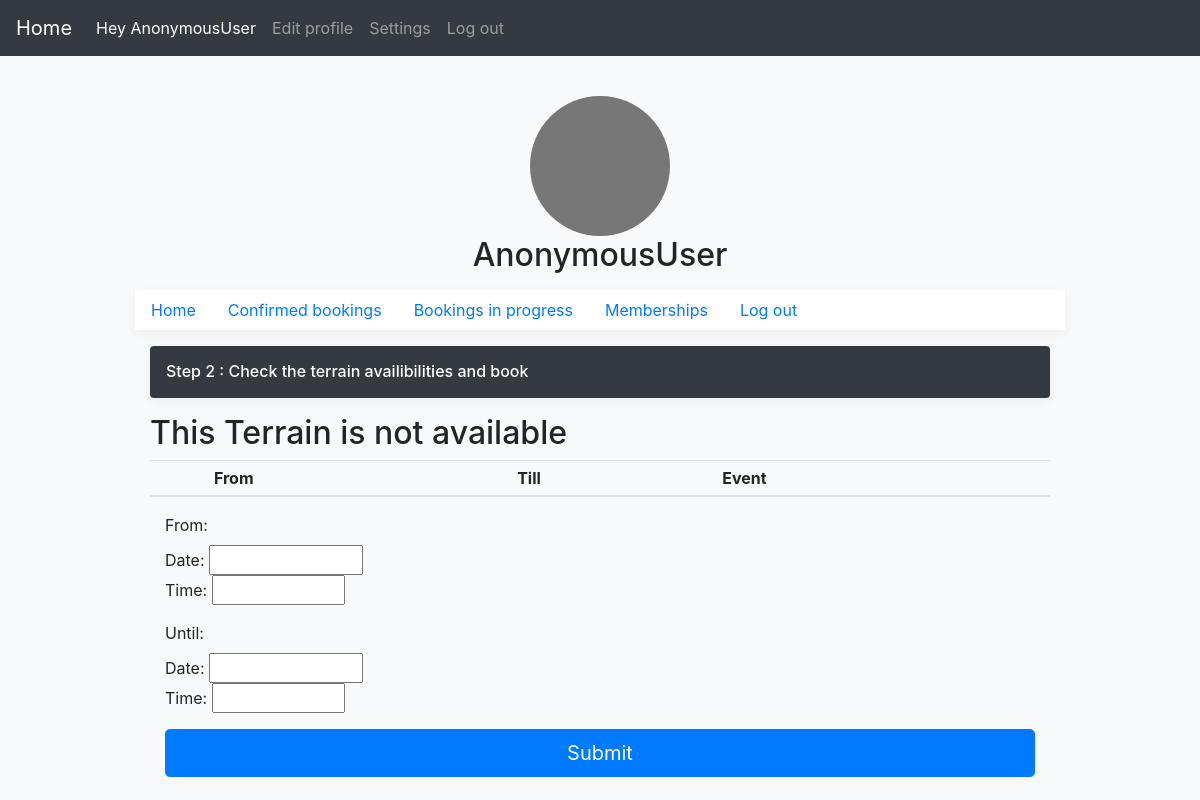
Before: /Booking/player/create/17/availibility/ with the older database file.
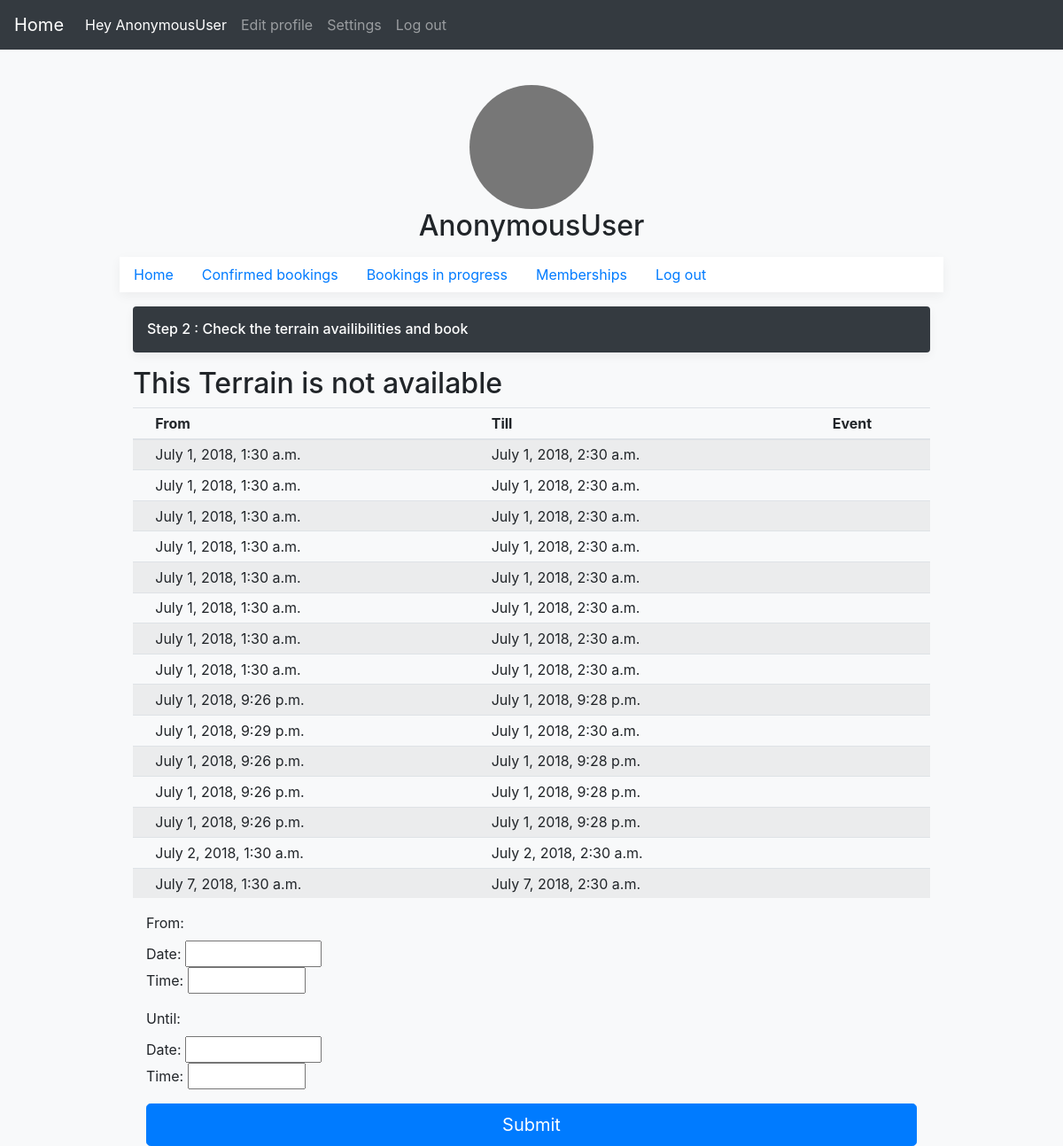
After: the same page with the newer database file.
### accounts/models.py (models this page shows)
class Aivailibility(models.Model):
    availibility = models.ForeignKey(Terrain,on_delete=models.CASCADE)
    opening = models.DateTimeField(null=True)
    closing = models.DateTimeField(null=True)
    notAvailableFrom= models.DateTimeField(null=True)
    notAvailableTill = models.DateTimeField(null=True)
    class Meta:
        verbose_name_plural = 'Aivailibility'

### Booking/views.py (the view, shortened to what this page needs)
# urls.py: url(r'^player/create/(?P<id>[0-9]+)/availibility/$', show_availibility , name='availibility'),
def show_availibility(request,id):
    terrain = Terrain.objects.get(id=id)
    availibility_list = Aivailibility.objects.filter(availibility=terrain)
    form=BookingProgress(request.POST or None)
    return render(request,'player/showavailibility.html',{'Aivailibility': availibility_list, 'form': form })

### Booking/forms.py (shortened to what this page needs)
class BookingProgress(forms.ModelForm):
    bookingFrom  = forms.SplitDateTimeField(
    label ='From',
    input_time_formats=['%I:%M %p', '%H:%M:%S'],
    widget=AdminSplitDateTime())
    bookingUntil= forms.SplitDateTimeField(
    input_time_formats=['%I:%M %p', '%H:%M:%S'],
    widget=AdminSplitDateTime(),
    label ='Until')
    class Meta:
        model = Booking_inprogress
        fields = (
            'bookingFrom',
            'bookingUntil',
            )

### Booking/Templates/player/showavailibility.html (shortened to what this page needs)
<!doctype html>
{% load static %}
<html lang="en">
  <head>
    <link href="{% static 'accounts/register/css/bootstrap.min.css' %}" rel="stylesheet">
    <link href="{% static 'accounts/register/css/form-validation.css' %}" rel="stylesheet">
     <link href="https://getbootstrap.com/docs/4.1/examples/offcanvas/offcanvas.css" rel="stylesheet">
  </head>
    <body class="bg-light" background="https://images2.alphacoders.com/774/thumb-1920-774372.jpg">
    <div class="container">
          <div class="py-5 text-center">
          </div>
          <header>
          <nav class="navbar navbar-expand-md navbar-dark fixed-top bg-dark">
            <a class="navbar-brand" href="#">Home</a>
            <div class="collapse navbar-collapse" id="navbarCollapse">
              <ul class="navbar-nav mr-auto">
                <li class="nav-item active">
                  <a class="nav-link">Hey {{ user }} <span class="sr-only">(current)</span></a>
                </li>
                <li class="nav-item">
                  <a class="nav-link" href="edit/">Edit profile</a>
                </li>
                <li class="nav-item">
                  <a class="nav-link" href="#">Settings</a>
                </li>
                <li class="nav-item">
                  <a class="nav-link" href="/account/logout/">Log out</a>
                </li>
              </ul> </nav>
            </header>
            <center class="row">
            <div class="col-lg-12">
              <img class="rounded-circle" alt="Generic placeholder image" width="140" height="140">
              <h2>{{ user }}</h2>
            </center>
  <div class="nav-scroller bg-white box-shadow">
      <nav class="nav nav-underline">
          <a class="nav-link active" href="/account/profile/player/">Home</a>
        <a class="nav-link" href="/Booking/player/bookings/confirmed/">Confirmed bookings</a>
        <a class="nav-link" href="/Booking/player/bookings/inprogress/">Bookings in progress</a>
        <a class="nav-link" href="/account/profile/player/confirmed_memberships/">Memberships</a>
        <a class="nav-link" href="/account/logout/">Log out</a>
      </nav>
    </div>
    <main role="main" class="container">
      <div class="d-flex align-items-center p-3 my-3 text-white-50 bg-dark rounded box-shadow">
        <div class="lh-100">
          <h6 class="mb-0 text-white lh-100">Step 2 : Check the terrain availibilities and book</h6>
        </div>
      </div>
           <h2>This Terrain is not available</h2>
           <div class="table-responsive">
             <table class="table table-striped table-sm">
               <thead>
                 <tr>
                   <th></th>
                   <th>From</th>
                   <th>Till</th>
                   <th>Event</th>
                 </tr>
               </thead>
               <tbody>
{% for Aivailibility in Aivailibility %}
                 <tr>
                   <td></td>
                   <td>{{ Aivailibility.notAvailableFrom}}</td>
                   <td>{{ Aivailibility.notAvailableTill}}</td>
                   <td></td>
                 </tr>
                 {% endfor %}
             </table>
           </div>
           {% block content %}
           <div class = "container" >
           <form action="" method ="post">
               <div  class ="form-group" >
                   {{ form }}
               </div>
                   <button class="btn btn-primary btn-lg btn-block" type="submit" >Submit</button>
               </form>
           </div>
           {% endblock %}
    </main>
              </body>
              </html>

Changed rows visible on the page:
added Aivailibility: notAvailableFrom "July 1, 2018, 1:30 a.m.", notAvailableTill "July 1, 2018, 2:30 a.m."
added Aivailibility: notAvailableFrom "July 1, 2018, 1:30 a.m.", notAvailableTill "July 1, 2018, 2:30 a.m."
added Aivailibility: notAvailableFrom "July 1, 2018, 1:30 a.m.", notAvailableTill "July 1, 2018, 2:30 a.m."
added Aivailibility: notAvailableFrom "July 1, 2018, 1:30 a.m.", notAvailableTill "July 1, 2018, 2:30 a.m."
added Aivailibility: notAvailableFrom "July 1, 2018, 1:30 a.m.", notAvailableTill "July 1, 2018, 2:30 a.m."
added Aivailibility: notAvailableFrom "July 1, 2018, 1:30 a.m.", notAvailableTill "July 1, 2018, 2:30 a.m."
added Aivailibility: notAvailableFrom "July 1, 2018, 1:30 a.m.", notAvailableTill "July 1, 2018, 2:30 a.m."
added Aivailibility: notAvailableFrom "July 1, 2018, 1:30 a.m.", notAvailableTill "July 1, 2018, 2:30 a.m."
added Aivailibility: notAvailableFrom "July 1, 2018, 9:26 p.m.", notAvailableTill "July 1, 2018, 9:28 p.m."
added Aivailibility: notAvailableFrom "July 1, 2018, 9:29 p.m.", notAvailableTill "July 1, 2018, 2:30 a.m."
added Aivailibility: notAvailableFrom "July 1, 2018, 9:26 p.m.", notAvailableTill "July 1, 2018, 9:28 p.m."
added Aivailibility: notAvailableFrom "July 1, 2018, 9:26 p.m.", notAvailableTill "July 1, 2018, 9:28 p.m."
added Aivailibility: notAvailableFrom "July 1, 2018, 9:26 p.m.", notAvailableTill "July 1, 2018, 9:28 p.m."
added Aivailibility: notAvailableFrom "July 2, 2018, 1:30 a.m.", notAvailableTill "July 2, 2018, 2:30 a.m."
added Aivailibility: notAvailableFrom "July 7, 2018, 1:30 a.m.", notAvailableTill "July 7, 2018, 2:30 a.m."
